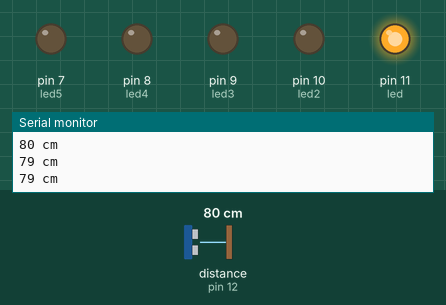
Simulated run of this sketch. Board: Arduino Uno, built with avr-gcc and run on an emulated ATmega328P. Shown: output pins drawn as LEDs (lit = HIGH), the last lines printed to the serial monitor. Wiring (inferred from the names in the program): ultrasonic range finder: trigger pin 13; echo pin 12. The inputs (shaded band) are chosen by the test bench; at power-on: distance to the obstacle (sensor on pin 12) 80 cm. The echo pulse lasts 58.3 µs per cm; pins used as bus, display or sensor lines are not drawn.

Above: at 1.3 s.
1.4 s: distance to the obstacle (sensor on pin 12) set to 21 cm
2.9 s: distance to the obstacle (sensor on pin 12) set to 16 cm
At 3.5 s:
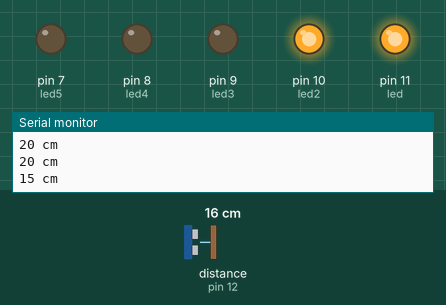
4.5 s: distance to the obstacle (sensor on pin 12) set to 2 cm
At 4.8 s:
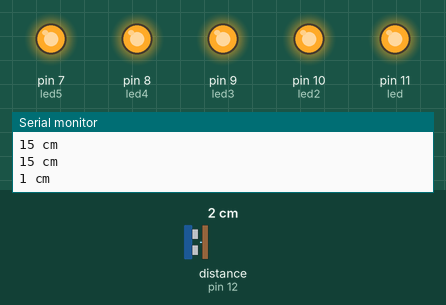
6.0 s: distance to the obstacle (sensor on pin 12) set to 5 cm
7.5 s: distance to the obstacle (sensor on pin 12) set to 8 cm
At 8.5 s:
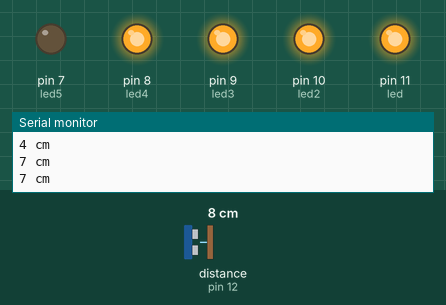
9.0 s: distance to the obstacle (sensor on pin 12) set to 4 cm
At 9.8 s:
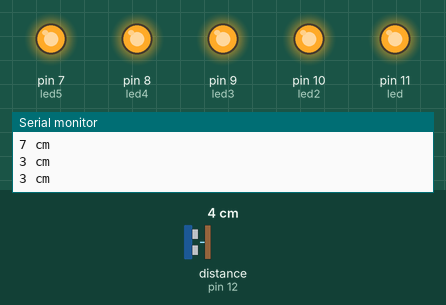
Timing chart, 0 to 11.5 s (numbered marks = the images above; inputs shaded):
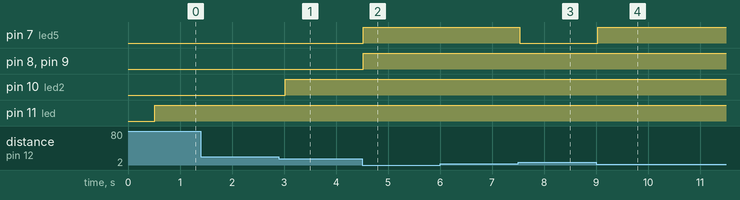

The sketch:

HC-04_5led.ino
```cpp
#define trigPin 13
#define echoPin 12
#define led 11
#define led2 10
#define led3 9
#define led4 8
#define led5 7

void setup() {
  Serial.begin (9600);
  pinMode(trigPin, OUTPUT);
  pinMode(echoPin, INPUT);
  pinMode(led, OUTPUT);
  pinMode(led2, OUTPUT);
  pinMode(led3, OUTPUT);
  pinMode(led4, OUTPUT);
  pinMode(led5, OUTPUT);
}

void loop() {
  long duration, distance;
  digitalWrite(trigPin, LOW);  // Added this line
  delayMicroseconds(2); // Added this line
  digitalWrite(trigPin, HIGH);
//  delayMicroseconds(1000); - Removed this line
  delayMicroseconds(10); // Added this line
  digitalWrite(trigPin, LOW);
  duration = pulseIn(echoPin, HIGH);
  distance = (duration/2) / 29.1;
  if (distance <= 4 ) {  // This is where the LED On/Off happens
    digitalWrite(led,HIGH);
    digitalWrite(led3,HIGH);
    digitalWrite(led4,HIGH);
    digitalWrite(led5,HIGH);// When the Red condition is met, the Green LED should turn off
  digitalWrite(led2,HIGH);
}
  if (distance > 5 && distance < 8) {
    digitalWrite(led,HIGH);
    digitalWrite(led2,HIGH);
    digitalWrite(led3,HIGH);
    digitalWrite(led4,HIGH);
    digitalWrite(led5,LOW);
  }
   if (distance > 8 && distance < 12) {
    digitalWrite(led,HIGH);
    digitalWrite(led2,HIGH);
    digitalWrite(led3,HIGH);
    digitalWrite(led4,LOW);
    digitalWrite(led5,LOW);
  }
   if (distance > 12 && distance < 18) {
    digitalWrite(led,HIGH);
    digitalWrite(led2,HIGH);
    digitalWrite(led3,LOW);
    digitalWrite(led4,LOW);
    digitalWrite(led5,LOW);
   }
    if (distance > 18 && distance < 80) {
    digitalWrite(led,HIGH);
    digitalWrite(led2,LOW);
    digitalWrite(led3,LOW);
    digitalWrite(led4,LOW);
    digitalWrite(led5,LOW);
   }
  if (distance >= 90 || distance <= 0){
    Serial.println("Out of range");
  }
  else {
    Serial.print(distance);
    Serial.println(" cm");
  }
  delay(500);
}
```

Measured:
- the behaviour switches between 19 and 18 cm on distance to the obstacle (sensor on pin 12) (found by bisection; images 0 and 1)
- the behaviour switches between 6 and 7 cm on distance to the obstacle (sensor on pin 12) (found by bisection; images 2 and 3)
- after the input at 2.9 s, pin 10 (led2): LOW → HIGH after 0.12 s
- after the input at 4.5 s, pin 7 (led5), pin 8 (led4), pin 9 (led3): LOW → HIGH at once
- after the input at 7.5 s, pin 7 (led5): HIGH → LOW at once
- after the input at 9.0 s, pin 7 (led5): LOW → HIGH at once
